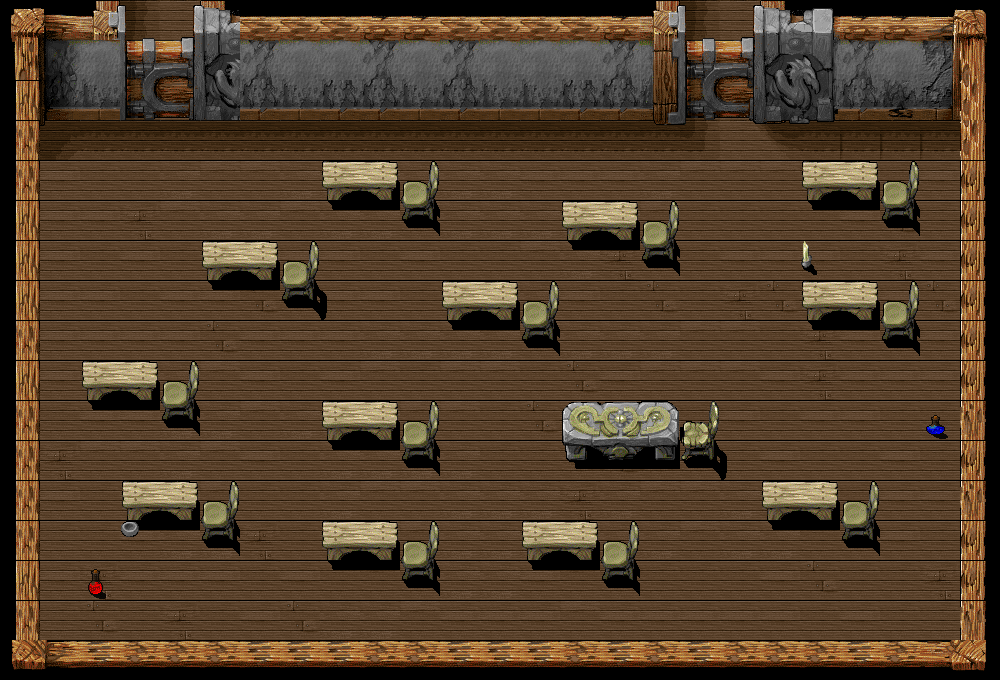

A 2D game scene composited from a Tiled map and its tileset images. What follows is a short description and the map's XML, with each tile layer's data collapsed to a summary:
An orthogonal 25x17 tile map with 40x40 px tiles, 3 tile layers (Tiles 1, Tiles 3 - Shadows, Tiles 2), 5 tilesets and 30 objects (26x col, 2x portal, 2x potion).

<map version="1.0" orientation="orthogonal" width="25" height="17" tilewidth="40" tileheight="40">
 <tileset firstgid="1" name="Walls-1" tilewidth="40" tileheight="40">
  <image source="art/tiles1.png" width="640" height="480" />
 </tileset>
 <tileset firstgid="193" name="Floor-1" tilewidth="40" tileheight="40">
  <image source="art/tiles3.png" width="640" height="480" />
  <terraintypes>
   <terrain name="Floor" tile="-1" />
  </terraintypes>
 </tileset>
 <tileset firstgid="385" name="BENCH" tilewidth="40" tileheight="40">
  <image source="art/tiles2.png" trans="ffffff" width="640" height="480" />
 </tileset>
 <tileset firstgid="577" name="Walls-2" tilewidth="40" tileheight="40">
  <image source="art/tiles5.png" width="640" height="480" />
 </tileset>
 <tileset firstgid="769" name="Potions" tilewidth="32" tileheight="32">
  <image source="art/potions32.png" width="192" height="320" />
 </tileset>
 <layer name="Tiles 1" width="25" height="17">
  <data>[425 cells, 425 non-empty, 61 distinct tile ids]</data>
 </layer>
 <layer name="Tiles 3 - Shadows" width="25" height="17">
  <data>[425 cells, 81 non-empty, 13 distinct tile ids]</data>
 </layer>
 <layer name="Tiles 2" width="25" height="17">
  <data>[425 cells, 60 non-empty, 16 distinct tile ids]</data>
 </layer>
 <objectgroup name="Object Layer 1" width="25" height="17">
  <object name="Collision box" type="col" x="200" y="240" width="79" height="45" />
  <object name="Collision box" type="col" x="564" y="403" width="117" height="62" />
  <object name="Collision box" type="col" x="683" y="423" width="33" height="39" />
  <object name="Collision box" type="col" x="281" y="263" width="32" height="33" />
  <object name="Portal1" type="portal" x="693" y="102" width="57" height="16">
   <properties>
    <property name="id" value="1" />
    <property name="toPortal" value="1" />
    <property name="toRoom" value="1" />
   </properties>
  </object>
  <object name="Collision box" type="col" x="83" y="363" width="79" height="45" />
  <object name="Collision box" type="col" x="164" y="386" width="32" height="33" />
  <object name="Collision box" type="col" x="122" y="485" width="79" height="45" />
  <object name="Collision box" type="col" x="203" y="508" width="32" height="33" />
  <object name="Collision box" type="col" x="324" y="525" width="79" height="45" />
  <object name="Collision box" type="col" x="405" y="548" width="32" height="33" />
  <object name="Collision box" type="col" x="320" y="402" width="79" height="45" />
  <object name="Collision box" type="col" x="401" y="425" width="32" height="33" />
  <object name="Collision box" type="col" x="439" y="279" width="79" height="45" />
  <object name="Collision box" type="col" x="520" y="302" width="32" height="33" />
  <object name="Collision box" type="col" x="564" y="199" width="79" height="45" />
  <object name="Collision box" type="col" x="645" y="222" width="32" height="33" />
  <object name="Collision box" type="col" x="321" y="157" width="79" height="45" />
  <object name="Collision box" type="col" x="402" y="180" width="32" height="33" />
  <object name="Collision box" type="col" x="805" y="162" width="79" height="45" />
  <object name="Collision box" type="col" x="886" y="185" width="32" height="33" />
  <object name="Collision box" type="col" x="804" y="281" width="79" height="45" />
  <object name="Collision box" type="col" x="885" y="304" width="32" height="33" />
  <object name="Collision box" type="col" x="762" y="480" width="79" height="45" />
  <object name="Collision box" type="col" x="843" y="503" width="32" height="33" />
  <object name="Collision box" type="col" x="521" y="523" width="79" height="45" />
  <object name="Collision box" type="col" x="602" y="546" width="32" height="33" />
  <object name="Portal2" type="portal" x="129" y="100" width="57" height="15">
   <properties>
    <property name="id" value="2" />
    <property name="toPortal" value="1" />
    <property name="toRoom" value="3" />
   </properties>
  </object>
  <object name="PotionB" type="potion" x="926" y="425" width="16" height="15">
   <properties>
    <property name="spriteX" value="23" />
    <property name="spriteY" value="10" />
    <property name="type" value="blue1" />
   </properties>
  </object>
  <object name="PotionR" type="potion" x="87" y="584" width="16" height="16">
   <properties>
    <property name="spriteX" value="2" />
    <property name="spriteY" value="14" />
    <property name="type" value="red1" />
   </properties>
  </object>
 </objectgroup>
</map>